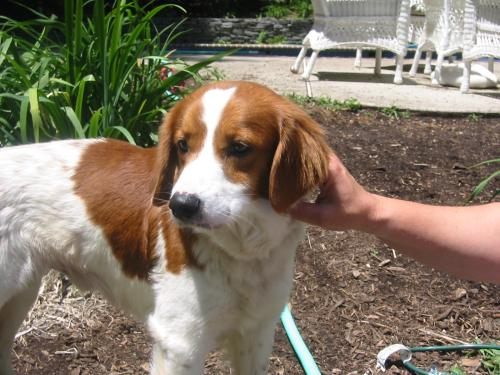
#> input picture cats_and_dogs_dataset/PetImages/Dog/10039.jpg, 500 x 375 px, found by its file name
$ python loading_data.py
#> lines starting #> are read from the running program, lines starting #| are printed output that depends on the picture
import numpy as np
import matplotlib.pyplot as plt
import os
import cv2
import random

DATADIR = "C:/users/brade/desktop/classes/Comp Sci/TensorFlow/cats_and_dogs_dataset/PetImages"
CATEGORIES = ["Dog", "Cat"]

training_data = []
IMG_SIZE = 50

def create_training_data():
    for category in CATEGORIES:  # do dogs and cats

        path = os.path.join(DATADIR,category)  # create path to dogs and cats
        class_num = CATEGORIES.index(category)  # get the classification  (0 or a 1). 0=dog 1=cat

        for img in os.listdir(path):  # iterate over each image per dogs and cats
            try:
                img_array = cv2.imread(os.path.join(path,img) ,cv2.IMREAD_GRAYSCALE)  # convert to array
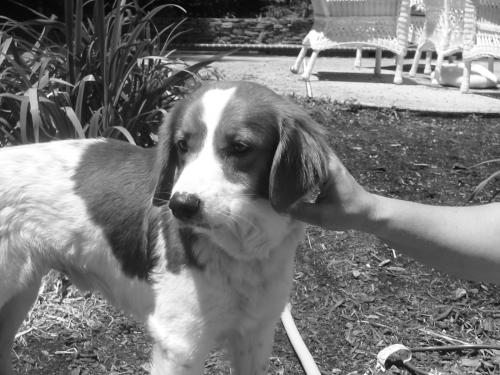
#> img_array: shape (375, 500); min 0, max 255, mean 120
                new_array = cv2.resize(img_array, (IMG_SIZE, IMG_SIZE))  # resize to normalize data size
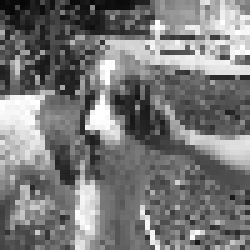
#> new_array: shape (50, 50) (shown 5 times larger); min 6, max 255, mean 120.1
                training_data.append([new_array, class_num])  # add this to our training_data
            except Exception as e:  # in the interest in keeping the output clean...
                pass
#> pass 2 of the loop in create_training_data, `for category in CATEGORIES:`:
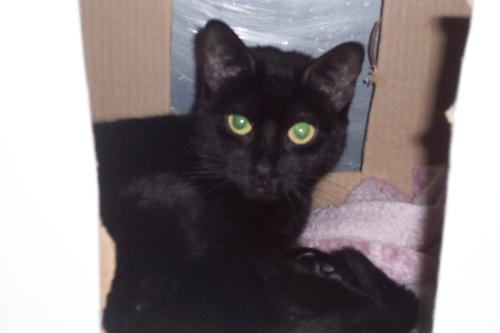
#> input picture cats_and_dogs_dataset/PetImages/Cat/10076.jpg, 500 x 333 px, found by its file name
#> in create_training_data, `img_array = cv2.imread(os.path.join(path,img) ,cv2.IMREAD_GRAYSCALE)`:
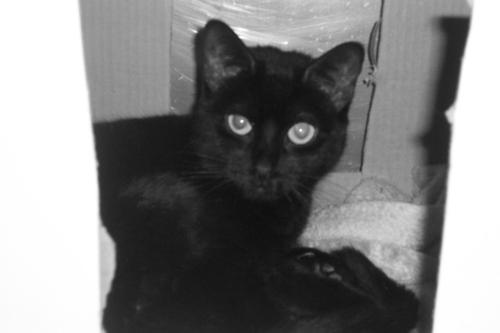
#> img_array: shape (333, 500); min 14, max 255, mean 130.5
#> in create_training_data, `new_array = cv2.resize(img_array, (IMG_SIZE, IMG_SIZE))`:
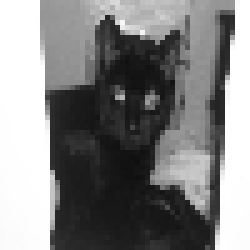
#> new_array: shape (50, 50) (shown 5 times larger); min 15, max 255, mean 130.5

create_training_data()

random.shuffle(training_data)
x, y = [], []

for features, label in training_data:
    x.append(features)
    y.append(label)
#> this loop made 2 passes
#> label on passes 1 to 2: 0, 1
#> after the loop, x = 2 items; y = [0, 1]

x = np.array(x)
x = x.reshape(-1, IMG_SIZE, IMG_SIZE, 1)

np.save("x.npy", x)
np.save("y.npy", y)
